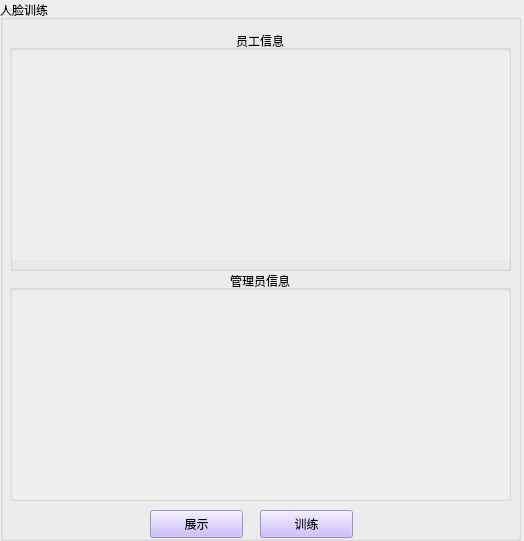
<?xml version="1.0" encoding="UTF-8"?>
<ui version="4.0">
 <class>Form</class>
 <widget class="QWidget" name="Form">
  <property name="geometry">
   <rect>
    <x>0</x>
    <y>0</y>
    <width>524</width>
    <height>541</height>
   </rect>
  </property>
  <property name="minimumSize">
   <size>
    <width>524</width>
    <height>541</height>
   </size>
  </property>
  <property name="maximumSize">
   <size>
    <width>524</width>
    <height>541</height>
   </size>
  </property>
  <property name="windowTitle">
   <string>Form</string>
  </property>
  <property name="styleSheet">
   <string notr="true"/>
  </property>
  <widget class="QGroupBox" name="groupBox">
   <property name="geometry">
    <rect>
     <x>0</x>
     <y>0</y>
     <width>521</width>
     <height>541</height>
    </rect>
   </property>
   <property name="styleSheet">
    <string notr="true"/>
   </property>
   <property name="title">
    <string>人脸训练</string>
   </property>
   <widget class="QPushButton" name="btn_show">
    <property name="geometry">
     <rect>
      <x>150</x>
      <y>510</y>
      <width>93</width>
      <height>28</height>
     </rect>
    </property>
    <property name="styleSheet">
     <string notr="true">background-color: rgb(194, 170, 255,200);
</string>
    </property>
    <property name="text">
     <string>展示</string>
    </property>
   </widget>
   <widget class="QLabel" name="label_11">
    <property name="geometry">
     <rect>
      <x>70</x>
      <y>30</y>
      <width>401</width>
      <height>31</height>
     </rect>
    </property>
    <property name="font">
     <font>
      <family>华文行楷</family>
      <pointsize>12</pointsize>
     </font>
    </property>
    <property name="text">
     <string/>
    </property>
   </widget>
   <widget class="QPushButton" name="btn_train">
    <property name="geometry">
     <rect>
      <x>260</x>
      <y>510</y>
      <width>93</width>
      <height>28</height>
     </rect>
    </property>
    <property name="styleSheet">
     <string notr="true">background-color: rgb(194, 170, 255,200);
</string>
    </property>
    <property name="text">
     <string>训练</string>
    </property>
   </widget>
   <widget class="QGroupBox" name="groupBox_2">
    <property name="geometry">
     <rect>
      <x>10</x>
      <y>30</y>
      <width>501</width>
      <height>241</height>
     </rect>
    </property>
    <property name="title">
     <string>员工信息</string>
    </property>
    <property name="alignment">
     <set>Qt::AlignCenter</set>
    </property>
    <widget class="QTableWidget" name="tableWidget_pes">
     <property name="geometry">
      <rect>
       <x>0</x>
       <y>20</y>
       <width>501</width>
       <height>211</height>
      </rect>
     </property>
     <property name="styleSheet">
      <string notr="true">background-color: rgb(255, 255, 255,60);</string>
     </property>
    </widget>
   </widget>
   <widget class="QGroupBox" name="groupBox_3">
    <property name="geometry">
     <rect>
      <x>10</x>
      <y>270</y>
      <width>501</width>
      <height>231</height>
     </rect>
    </property>
    <property name="title">
     <string>管理员信息</string>
    </property>
    <property name="alignment">
     <set>Qt::AlignCenter</set>
    </property>
    <widget class="QTableWidget" name="tableWidget_ad">
     <property name="geometry">
      <rect>
       <x>0</x>
       <y>20</y>
       <width>501</width>
       <height>211</height>
      </rect>
     </property>
     <property name="styleSheet">
      <string notr="true">background-color: rgb(255, 255, 255,60);</string>
     </property>
    </widget>
   </widget>
  </widget>
 </widget>
 <tabstops>
  <tabstop>tableWidget_pes</tabstop>
  <tabstop>tableWidget_ad</tabstop>
  <tabstop>btn_show</tabstop>
  <tabstop>btn_train</tabstop>
 </tabstops>
 <resources/>
 <connections/>
</ui>
